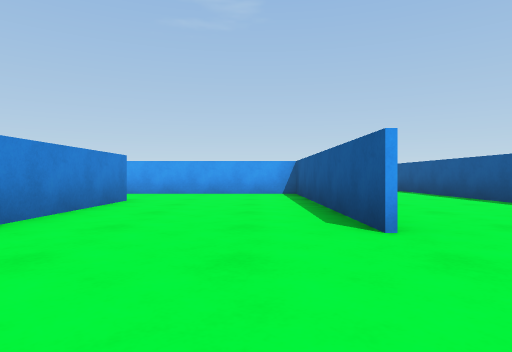
view 1 (above)

18 first-person views from a walk through a scene from a Unity 3-D project. The camera is 0.23 m above the floor, looks level and sees 75° across. The floor is counted in squares, 0.5 m on a side. Each view is taken from the middle of a square. On the plan, view 1 faces up. The plan holds only what a view shows up to about 9 squares ahead; the rest is blank. The place goes on beyond the plan. The player is left out.

view 2
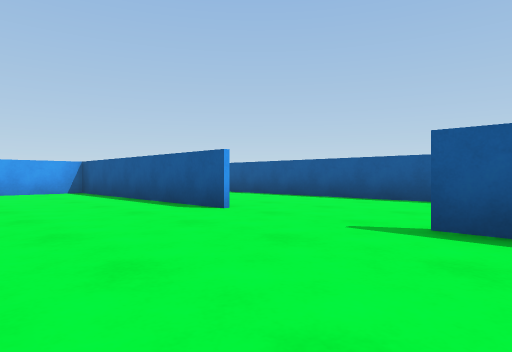

view 3
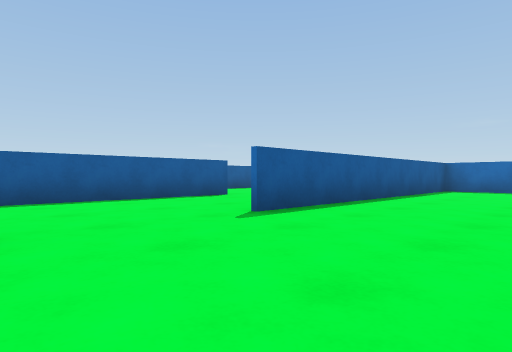

view 4
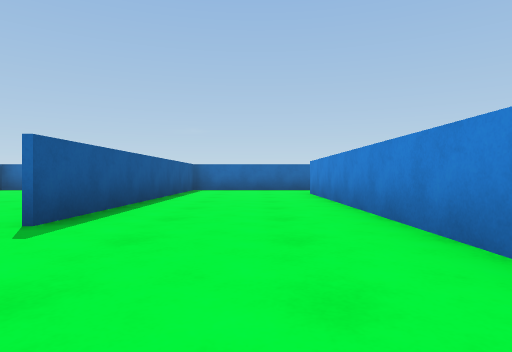

view 5
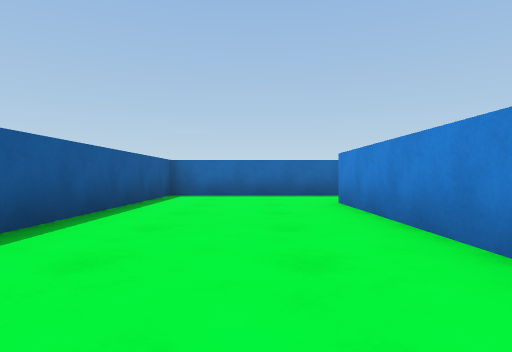

view 6
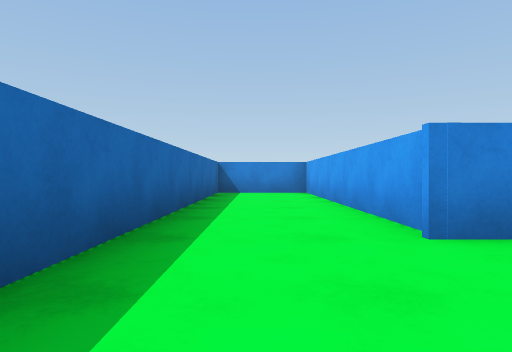

view 7
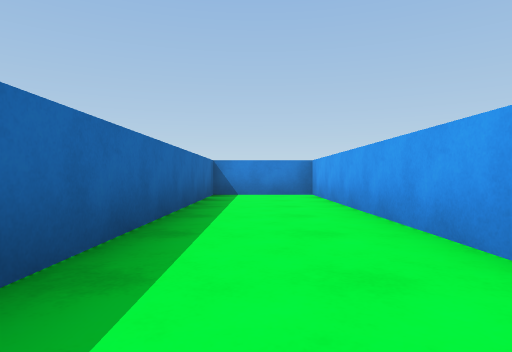

view 8
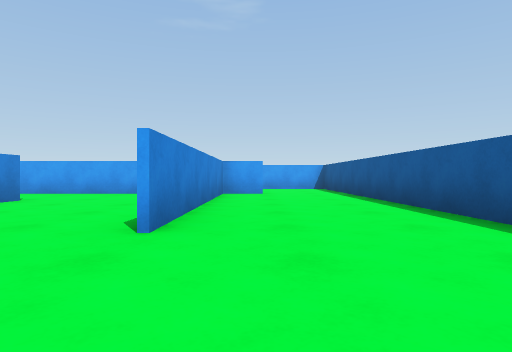

view 9
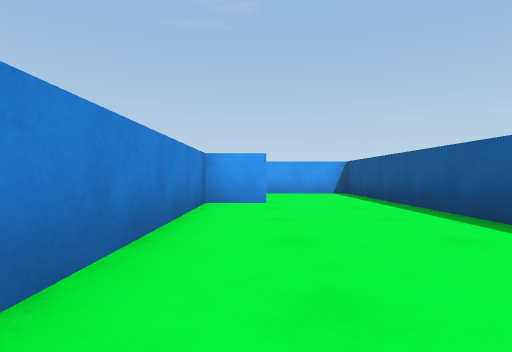

view 10
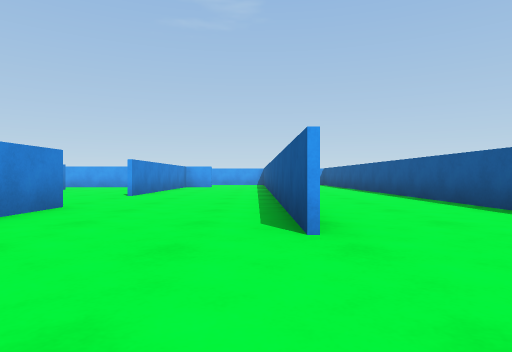

view 11
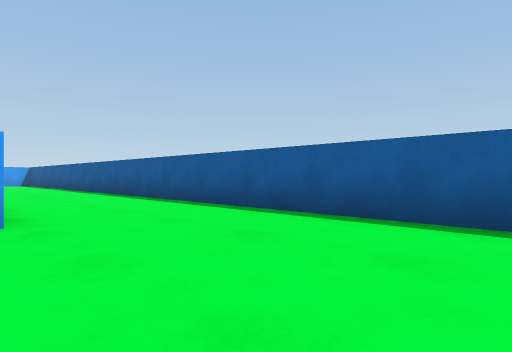

view 12
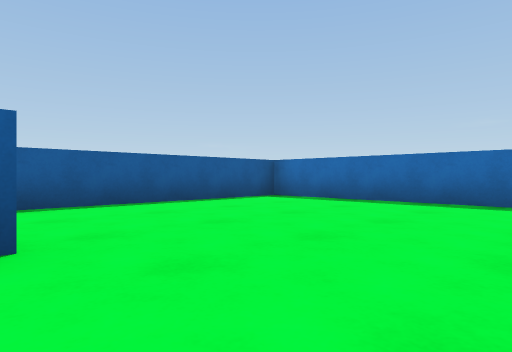

view 13
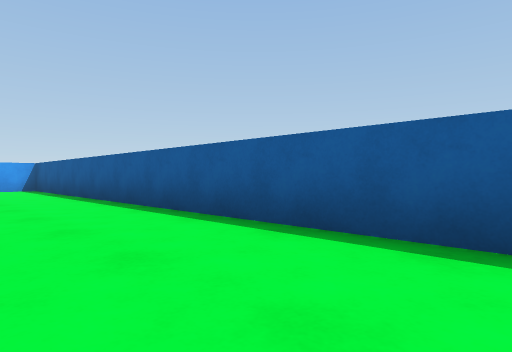

view 14
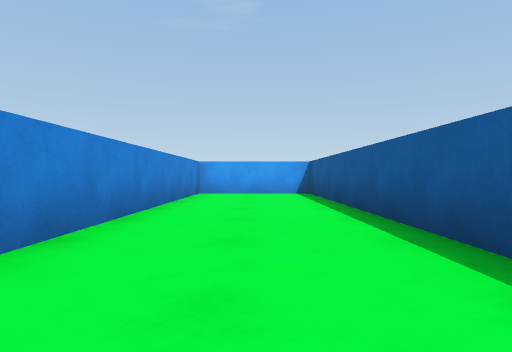

view 15
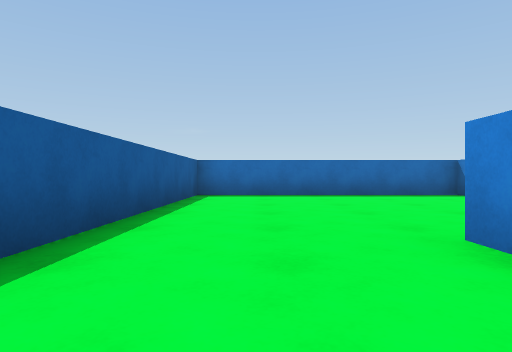

view 16
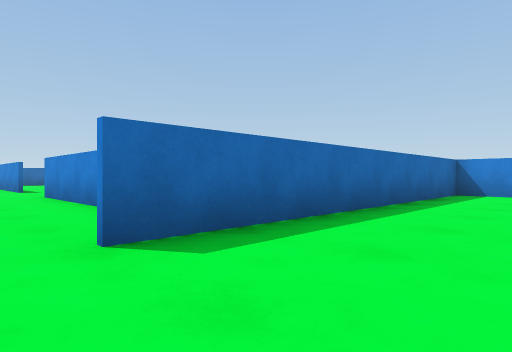

view 17
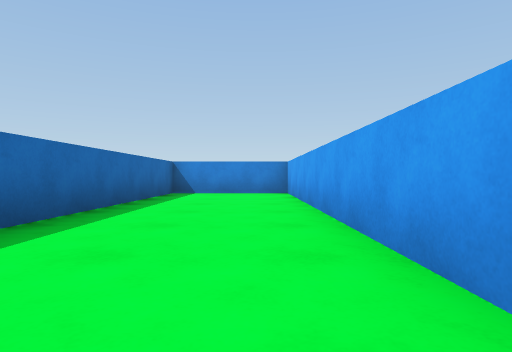

view 18
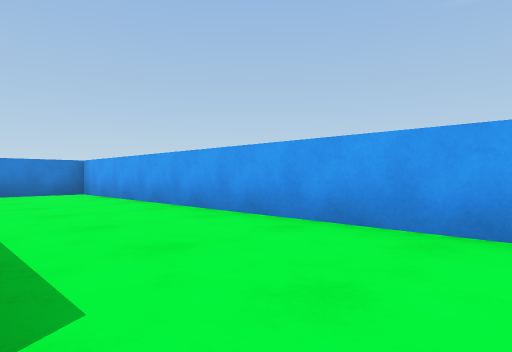

### Floor plan
Points are (right, up) in squares from view 1. A wall is a line through its corners. A room is listed if a view was taken in it or the views show most of it. See-through windows are left out.
Room 1 (views 1, 2, 3, 4, 5, 6, 7, 8, 9, 12)
walls: (1.1, -0.1) (1.1, -1.4); (1, 2.6) (1, 8.8); (-2.4, 1.2) (-2.4, -5.6) (-9.2, -5.6) (-9.2, -8) (1, -8); (4.4, -2.5) (4.4, 8.4); (-2.4, 6.2) (-2.4, 3.1); (1.1, 8.8) (1.1, 2.6); (2.2, 8.7) (-4.1, 8.7); (1, -8.1) (1, 0)
ways out: opening at (2.5, -1.5) to room 2; opening at (3, 9) to room 3; opening at (-3, 7.5)
Room 2 (views 10, 11, 13, 14, 15)
walls: (4.5, -1.9) (4.5, -2.5); (1, -8) (7.4, -8) (7.4, 11.9) (4, 11.9); (4.5, 11.9) (4.5, 4.9)
ways out: opening at (2.5, -1.5) to room 1
Room 3 (views 16, 17, 18)
walls: (4, 11.9) (-5.9, 11.9) (-5.9, 8.8) (2.2, 8.8); (4.4, 8.4) (4.4, 11.9)
ways out: opening at (3, 9) to room 1

Positions as (right, up) in squares from view 1, and headings:
1: (0, 0), facing up
2: (-2, -1), facing up-right
3: (-2, 3), facing down-right
4: (-1, 3), facing down
5: (-1, 0), facing down
6: (0, -7), facing left
7: (-1, -7), facing left
8: (2, 0), facing up
9: (2, 3), facing up
10: (4, -5), facing up
11: (4, -6), facing up-right
12: (2, -2), facing down-right
13: (5, 0), facing up-right
14: (6, 3), facing up
15: (6, 0), facing down
16: (3, 11), facing down-left
17: (3, 11), facing left
18: (3, 9), facing up-left
